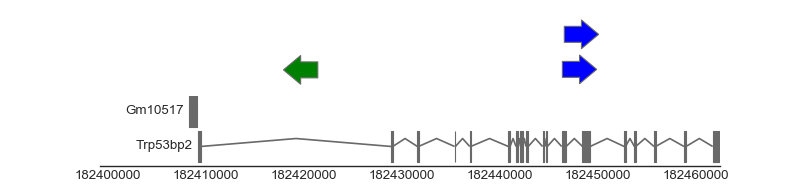

The Python source for this figure:
import pandas as pd
import seaborn as sns
from geneviz.tracks import plot_tracks, FeatureTrack, BiomartTrack

sns.set_style('white')

features = pd.DataFrame.from_records(
    [('1', 182448297, 1), ('1', 182448100, 1), ('1', 182419592, -1)],
    columns=['chromosome', 'position', 'strand'])

feature_track = FeatureTrack.from_position(
    features, width=3500, height=0.5, hue='strand')

gene_track = BiomartTrack(
    collapse='transcript',
    dataset='mmusculus_gene_ensembl',
    gene_id='gene_name',
    height=0.5)

plot_tracks(
    [feature_track, gene_track],
    region=('1', 182399172, 182462432),
    figsize=(10, None),
    despine=True)
